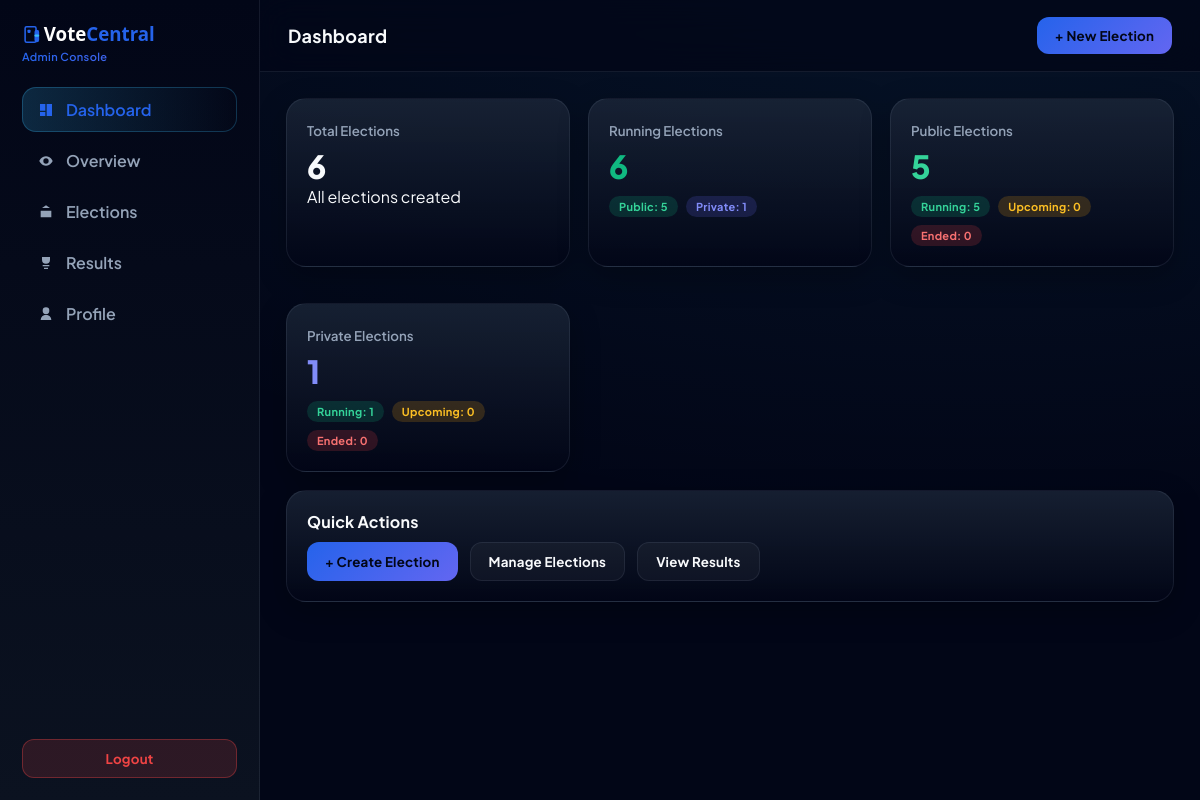
/admin/dashboard (signed in), run on an earlier commit of the app's database.
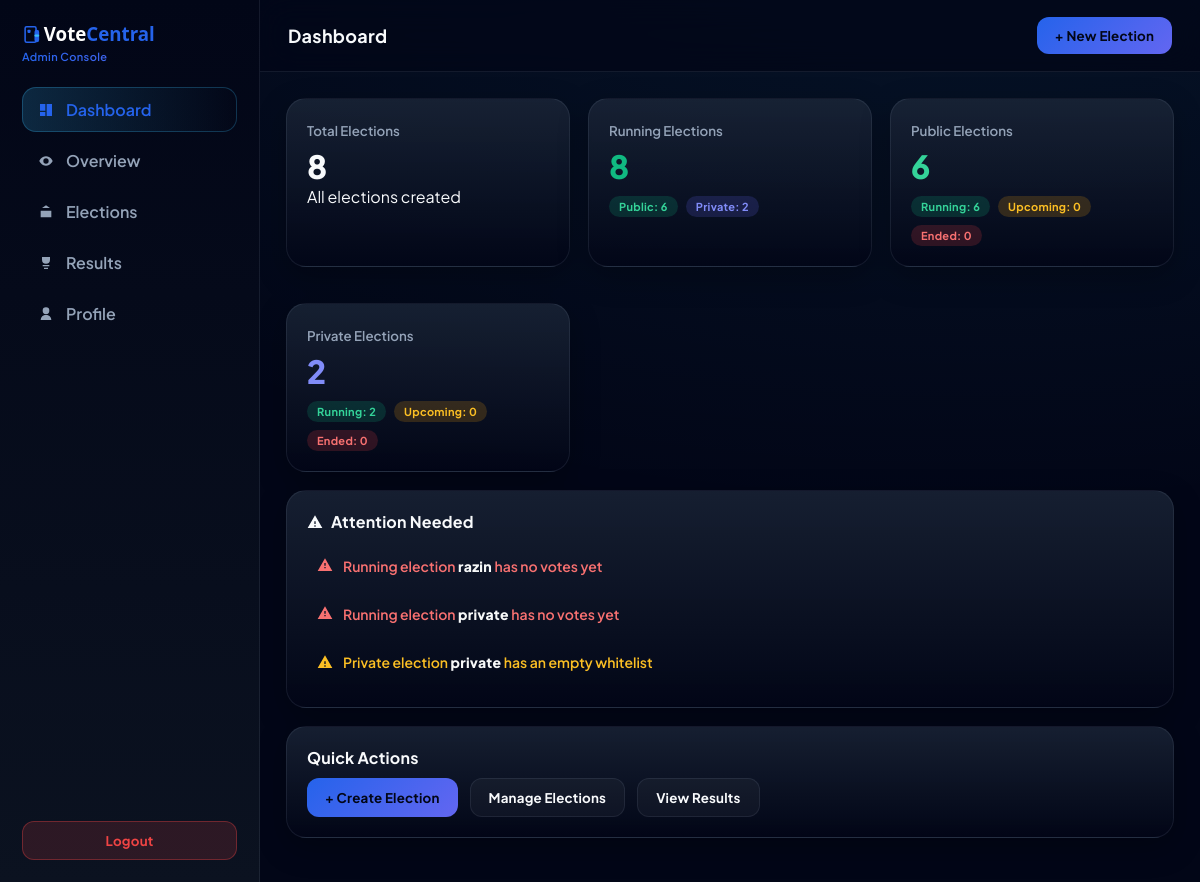
And on a later commit of the database.
### app.py (models this page shows)
class Election(db.Model):
    id = db.Column(db.Integer, primary_key=True)
    admin_id = db.Column(db.Integer, db.ForeignKey("admin.id"))
    name = db.Column(db.String(120))
    election_type = db.Column(db.String(20))  # public / private
    public_code = db.Column(db.String(20), nullable=True)
    start_time = db.Column(db.String(40), nullable=True)
    end_time = db.Column(db.String(40), nullable=True)
    result_visible = db.Column(db.Boolean, default=True)
    candidates = db.relationship("Candidate", backref="election", cascade="all,delete")
    votes = db.relationship("Vote", backref="election", cascade="all,delete")
    whitelist = db.relationship("VoterWhitelist", backref="election", cascade="all,delete")

### app.py (the view)
@app.route("/admin/dashboard")
def admin_dashboard():
    if not require_admin_login():
        return redirect("/")
    if "voter_logged" in session:
        flash("Voters cannot access admin panel")
        return redirect("/voter/dashboard")
    admin = db.session.get(Admin, session.get("admin_id"))
    elections = Election.query.filter_by(admin_id=admin.id).all()
    from datetime import datetime
    for e in elections:
        total_votes = Vote.query.filter_by(election_id=e.id).count()
        e.total_votes = total_votes
        e.is_upcoming = False
        e.is_running  = False
        e.is_ended    = False
        if e.start_time and e.end_time:
            start = datetime.fromisoformat(e.start_time)
            end   = datetime.fromisoformat(e.end_time)
            now   = datetime.now()
            if now < start:
                e.is_upcoming = True
            elif start <= now <= end:
                e.is_running = True
            else:
                e.is_ended = True
        results = []
        for c in e.candidates:
            vote_count = Vote.query.filter_by(candidate_id=c.id).count()
            if e.election_type == "private" and not election_has_ended(e):
                display_count = "—"
            else:
                display_count = vote_count
            results.append({
                "id": c.id,
                "candidate": c.name,
                "party": c.party,
                "description": c.description,
                "photo": f"/static/uploads/{c.photo}" if c.photo else None,
                "count": display_count,
                "raw_count": vote_count
            })
        visible_counts = [
            r["raw_count"]
            for r in results
            if isinstance(r["count"], int)
        ]
        if visible_counts:
            max_votes = max(visible_counts)
            for r in results:
                r["is_winner"] = (r["raw_count"] == max_votes and max_votes > 0)
        else:
            for r in results:
                r["is_winner"] = False
        e.results = results
    return render_template(
        "admin_dashboard.html",
        admin=admin,          # ← REQUIRED
        elections=elections,
        datetime=datetime
    )

### app.py (called while the page is built)
def election_has_ended(election):
    if not election.end_time:
        return False
    return datetime.now() >= datetime.fromisoformat(election.end_time)

def require_admin_login():
    if "admin_id" not in session or not session["admin_id"]:
        flash("Admin login required")
        return False
    return True

### templates/admin_dashboard.html (shortened to what the changed rows need)
<!DOCTYPE html>
<html lang="en">
<head>
</head>
<body>
<main class="main-wrapper">
<header class="top-header">
  <div class="header-title-group">
  <h2 id="view-title">Dashboard</h2>
</div>
</header>
<section id="dashboard" class="view-container">
  <div class="stat-grid">
    <div class="card">
      <small>Total Elections</small>
      <h1>{{ elections|length }}</h1>
      <div class="note">All elections created</div>
    </div>
    <div class="card">
      <small>Running Elections</small>
      <h1 style="color:var(--green)">
        {{ elections|selectattr("is_running")|list|length }}
      </h1>
      <div class="stat-breakdown">
        <span class="chip chip-public">
          Public:
          {{
            elections
            | selectattr("is_running")
            | selectattr("election_type","equalto","public")
            | list | length
          }}
        </span>
        <span class="chip chip-private">
          Private:
          {{
            elections
            | selectattr("is_running")
            | selectattr("election_type","equalto","private")
            | list | length
          }}
        </span>
      </div>
    </div>
    <div class="card">
      <small>Public Elections</small>
      <h1 style="color:#34d399">
        {{ elections|selectattr("election_type","equalto","public")|list|length }}
      </h1>
      <div class="stat-breakdown">
        <span class="chip chip-running">
          Running:
          {{
            elections
            | selectattr("election_type","equalto","public")
            | selectattr("is_running")
            | list | length
          }}
        </span>
        <span class="chip chip-upcoming">
          Upcoming:
          {{ elections
            | selectattr("election_type","equalto","public")
            | selectattr("is_upcoming")
            | list | length }}
        </span>
        <span class="chip chip-ended">
          Ended:
          {{
            elections
            | selectattr("election_type","equalto","public")
            | selectattr("is_ended")
            | list | length
          }}
        </span>
      </div>
    </div>
    <div class="card">
      <small>Private Elections</small>
      <h1 style="color:#818cf8">
        {{ elections|selectattr("election_type","equalto","private")|list|length }}
      </h1>
      <div class="stat-breakdown">
        <span class="chip chip-running">
          Running:
          {{
            elections
            | selectattr("election_type","equalto","private")
            | selectattr("is_running")
            | list | length
          }}
        </span>
        <span class="chip chip-upcoming">
          Upcoming:
          {{
            elections
            | selectattr("election_type","equalto","private")
            | selectattr("is_upcoming")
            | list | length
          }}
        </span>
        <span class="chip chip-ended">
          Ended:
          {{
            elections
            | selectattr("election_type","equalto","private")
            | selectattr("is_ended")
            | list | length
          }}
        </span>
      </div>
    </div>
  </div>
{% set alerts = [] %}
{% if alerts|length > 0 %}
<div class="card">
  <h3 style="display:flex;align-items:center;gap:8px">
  <svg class="icon" viewBox="0 0 24 24">
    <use href="#icon-alert-warning"></use>
  </svg>
  Attention Needed
</h3>
  <ul style="margin-top:10px;line-height:1.8;list-style:none;padding-left:0">
    {% for a in alerts %}
      <li
        class="alert-item alert-{{ a.level }}"
        onclick="handleDashboardAlert(
          '{{ a.action }}',
          '{{ a.id }}',
          '{{ a.name|default('') }}',
          '{{ a.start|default('') }}',
          '{{ a.end|default('') }}'
        )"
      >
        <span class="alert-icon">
  <svg class="icon" viewBox="0 0 24 24">
    <use href="#icon-alert-{{ a.icon }}"></use>
  </svg>
</span>
        <span class="alert-text">{{ a.text | safe }}</span>
      </li>
    {% endfor %}
  </ul>
</div>
{% endif %}
</section>
</main>
</body>
</html>

What changed in the data, as far as the page shows it:
added Election: text "Running election razin has no votes yet"
added Election: text "Running election private has no votes yet", text "Private election private has an empty whitelist"
Also different on the page:
{{ elections|length }}: "6" → "8"
{{ elections|selectattr("is_running")|list|length }}: "6" → "8"
{{ elections|selectattr("election_type","equalto","public")|list|length }}: "5" → "6"
{{ elections|selectattr("election_type","equalto","private")|list|length }}: "1" → "2"
text no longer shown: "5 1 5 1"
text now shown: "6 2 6 2 Attention Needed"
